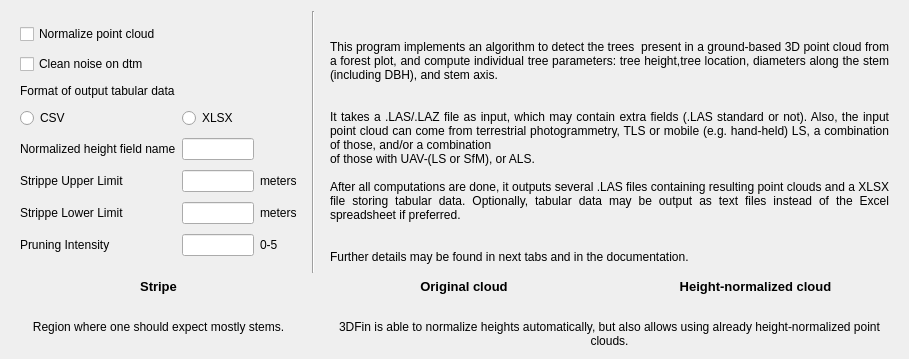
      <widget class="QWidget" name="basicTab">
       <attribute name="title">
        <string>Basic</string>
       </attribute>
       <layout class="QGridLayout" name="gridLayout">
        <item row="2" column="0">
         <widget class="QLabel" name="basic_tab_img_1">
          <property name="text">
           <string/>
          </property>
          <property name="pixmap">
           <pixmap resource="gui_ressources.qrc">:/assets/three_d_fin/assets/stripe.png</pixmap>
          </property>
          <property name="alignment">
           <set>Qt::AlignHCenter|Qt::AlignTop</set>
          </property>
         </widget>
        </item>
        <item row="1" column="3">
         <widget class="QLabel" name="basic_tab_img_3_title">
          <property name="font">
           <font>
            <pointsize>10</pointsize>
            <bold>true</bold>
           </font>
          </property>
          <property name="text">
           <string>Height-normalized cloud</string>
          </property>
          <property name="alignment">
           <set>Qt::AlignCenter</set>
          </property>
         </widget>
        </item>
        <item row="3" column="0">
         <widget class="QLabel" name="basic_tab_img_1_cpt">
          <property name="text">
           <string>Region where one should expect mostly stems.</string>
          </property>
          <property name="alignment">
           <set>Qt::AlignHCenter|Qt::AlignTop</set>
          </property>
         </widget>
        </item>
        <item row="3" column="2" colspan="2">
         <widget class="QLabel" name="basic_tab_img_2_cpt">
          <property name="text">
           <string>3DFin is able to normalize heights automatically, but also allows using already height-normalized point clouds.</string>
          </property>
          <property name="alignment">
           <set>Qt::AlignCenter</set>
          </property>
          <property name="wordWrap">
           <bool>true</bool>
          </property>
         </widget>
        </item>
        <item row="0" column="1">
         <widget class="Line" name="basic_vert_line">
          <property name="sizePolicy">
           <sizepolicy hsizetype="Minimum" vsizetype="Minimum">
            <horstretch>0</horstretch>
            <verstretch>0</verstretch>
           </sizepolicy>
          </property>
          <property name="orientation">
           <enum>Qt::Vertical</enum>
          </property>
         </widget>
        </item>
        <item row="2" column="2">
         <widget class="QLabel" name="basic_tab_img_2">
          <property name="text">
           <string/>
          </property>
          <property name="pixmap">
           <pixmap resource="gui_ressources.qrc">:/assets/three_d_fin/assets/original_cloud.png</pixmap>
          </property>
          <property name="alignment">
           <set>Qt::AlignHCenter|Qt::AlignTop</set>
          </property>
         </widget>
        </item>
        <item row="0" column="2" colspan="2">
         <widget class="QFrame" name="basic_tab_desc_frame">
          <property name="sizePolicy">
           <sizepolicy hsizetype="Preferred" vsizetype="Preferred">
            <horstretch>0</horstretch>
            <verstretch>0</verstretch>
           </sizepolicy>
          </property>
          <property name="frameShape">
           <enum>QFrame::NoFrame</enum>
          </property>
          <property name="frameShadow">
           <enum>QFrame::Raised</enum>
          </property>
          <layout class="QVBoxLayout" name="verticalLayout_2">
           <item alignment="Qt::AlignHCenter">
            <widget class="QLabel" name="basic_3dfin_logo">
             <property name="text">
              <string/>
             </property>
             <property name="pixmap">
              <pixmap resource="gui_ressources.qrc">:/assets/three_d_fin/assets/3dfin_logo.png</pixmap>
             </property>
            </widget>
           </item>
           <item>
            <widget class="QLabel" name="basic_tab_desc">
             <property name="sizePolicy">
              <sizepolicy hsizetype="Preferred" vsizetype="Preferred">
               <horstretch>0</horstretch>
               <verstretch>0</verstretch>
              </sizepolicy>
             </property>
             <property name="text">
              <string>This program implements an algorithm to detect the trees  present in a ground-based 3D point cloud from a forest plot, and compute individual tree parameters: tree height,tree location, diameters along the stem (including DBH), and stem axis.


It takes a .LAS/.LAZ file as input, which may contain extra fields (.LAS standard or not). Also, the input point cloud can come from terrestrial photogrammetry, TLS or mobile (e.g. hand-held) LS, a combination of those, and/or a combination
of those with UAV-(LS or SfM), or ALS.

After all computations are done, it outputs several .LAS files containing resulting point clouds and a XLSX file storing tabular data. Optionally, tabular data may be output as text files instead of the Excel spreadsheet if preferred.


Further details may be found in next tabs and in the documentation.</string>
             </property>
             <property name="alignment">
              <set>Qt::AlignJustify|Qt::AlignVCenter</set>
             </property>
             <property name="wordWrap">
              <bool>true</bool>
             </property>
            </widget>
           </item>
          </layout>
         </widget>
        </item>
        <item row="1" column="0">
         <widget class="QLabel" name="basic_tab_img_1_title">
          <property name="font">
           <font>
            <pointsize>10</pointsize>
            <bold>true</bold>
           </font>
          </property>
          <property name="text">
           <string>Stripe</string>
          </property>
          <property name="alignment">
           <set>Qt::AlignCenter</set>
          </property>
         </widget>
        </item>
        <item row="1" column="2">
         <widget class="QLabel" name="basic_tab_img_2_title">
          <property name="font">
           <font>
            <pointsize>10</pointsize>
            <bold>true</bold>
           </font>
          </property>
          <property name="text">
           <string>Original cloud</string>
          </property>
          <property name="alignment">
           <set>Qt::AlignCenter</set>
          </property>
         </widget>
        </item>
        <item row="2" column="3">
         <widget class="QLabel" name="basic_tab_img_3">
          <property name="text">
           <string/>
          </property>
          <property name="pixmap">
           <pixmap resource="gui_ressources.qrc">:/assets/three_d_fin/assets/normalized_cloud.png</pixmap>
          </property>
          <property name="alignment">
           <set>Qt::AlignHCenter|Qt::AlignTop</set>
          </property>
         </widget>
        </item>
        <item row="0" column="0">
         <widget class="QFrame" name="basic_form_frame">
          <property name="sizePolicy">
           <sizepolicy hsizetype="Minimum" vsizetype="Minimum">
            <horstretch>0</horstretch>
            <verstretch>0</verstretch>
           </sizepolicy>
          </property>
          <property name="frameShape">
           <enum>QFrame::NoFrame</enum>
          </property>
          <property name="frameShadow">
           <enum>QFrame::Raised</enum>
          </property>
          <layout class="QGridLayout" name="gridLayout_3">
           <item row="5" column="2">
            <widget class="QLabel" name="upper_limit_ht">
             <property name="text">
              <string>meters</string>
             </property>
            </widget>
           </item>
           <item row="4" column="0">
            <widget class="QLabel" name="z0_name_lbl">
             <property name="text">
              <string>Normalized height field name</string>
             </property>
            </widget>
           </item>
           <item row="3" column="1">
            <widget class="QRadioButton" name="export_txt_rb_2">
             <property name="text">
              <string>XLSX</string>
             </property>
            </widget>
           </item>
           <item row="1" column="0">
            <widget class="QCheckBox" name="is_noisy_chk">
             <property name="text">
              <string>Clean noise on dtm</string>
             </property>
            </widget>
           </item>
           <item row="7" column="1">
            <widget class="QLineEdit" name="number_of_iterations_in">
             <property name="sizePolicy">
              <sizepolicy hsizetype="Fixed" vsizetype="Fixed">
               <horstretch>0</horstretch>
               <verstretch>0</verstretch>
              </sizepolicy>
             </property>
             <property name="maximumSize">
              <size>
               <width>72</width>
               <height>16777215</height>
              </size>
             </property>
            </widget>
           </item>
           <item row="5" column="1">
            <widget class="QLineEdit" name="upper_limit_in">
             <property name="sizePolicy">
              <sizepolicy hsizetype="Fixed" vsizetype="Fixed">
               <horstretch>0</horstretch>
               <verstretch>0</verstretch>
              </sizepolicy>
             </property>
             <property name="maximumSize">
              <size>
               <width>72</width>
               <height>16777215</height>
              </size>
             </property>
            </widget>
           </item>
           <item row="6" column="0">
            <widget class="QLabel" name="lower_limit_lbl">
             <property name="text">
              <string>Strippe Lower Limit</string>
             </property>
            </widget>
           </item>
           <item row="6" column="1">
            <widget class="QLineEdit" name="lower_limit_in">
             <property name="sizePolicy">
              <sizepolicy hsizetype="Fixed" vsizetype="Fixed">
               <horstretch>0</horstretch>
               <verstretch>0</verstretch>
              </sizepolicy>
             </property>
             <property name="maximumSize">
              <size>
               <width>72</width>
               <height>16777215</height>
              </size>
             </property>
            </widget>
           </item>
           <item row="7" column="2">
            <widget class="QLabel" name="number_of_iterations_ht">
             <property name="text">
              <string>0-5</string>
             </property>
            </widget>
           </item>
           <item row="3" column="0">
            <widget class="QRadioButton" name="export_txt_rb_1">
             <property name="text">
              <string>CSV</string>
             </property>
            </widget>
           </item>
           <item row="2" column="0">
            <widget class="QLabel" name="export_txt_lbl">
             <property name="enabled">
              <bool>true</bool>
             </property>
             <property name="sizePolicy">
              <sizepolicy hsizetype="Preferred" vsizetype="Fixed">
               <horstretch>0</horstretch>
               <verstretch>0</verstretch>
              </sizepolicy>
             </property>
             <property name="text">
              <string>Format of output tabular data</string>
             </property>
            </widget>
           </item>
           <item row="5" column="0">
            <widget class="QLabel" name="upper_limit_lbl">
             <property name="text">
              <string>Strippe Upper Limit</string>
             </property>
            </widget>
           </item>
           <item row="0" column="0">
            <widget class="QCheckBox" name="is_normalized_chk">
             <property name="text">
              <string>Normalize point cloud</string>
             </property>
            </widget>
           </item>
           <item row="6" column="2">
            <widget class="QLabel" name="lower_limit_ht">
             <property name="text">
              <string>meters</string>
             </property>
            </widget>
           </item>
           <item row="4" column="1">
            <widget class="QLineEdit" name="z0_name_in">
             <property name="sizePolicy">
              <sizepolicy hsizetype="Fixed" vsizetype="Fixed">
               <horstretch>0</horstretch>
               <verstretch>0</verstretch>
              </sizepolicy>
             </property>
             <property name="maximumSize">
              <size>
               <width>72</width>
               <height>16777215</height>
              </size>
             </property>
            </widget>
           </item>
           <item row="7" column="0">
            <widget class="QLabel" name="number_of_iterations_lbl">
             <property name="text">
              <string>Pruning Intensity</string>
             </property>
            </widget>
           </item>
           <item row="4" column="2">
            <widget class="QLabel" name="z0_name_ht">
             <property name="text">
              <string/>
             </property>
            </widget>
           </item>
          </layout>
         </widget>
        </item>
       </layout>
      </widget>
